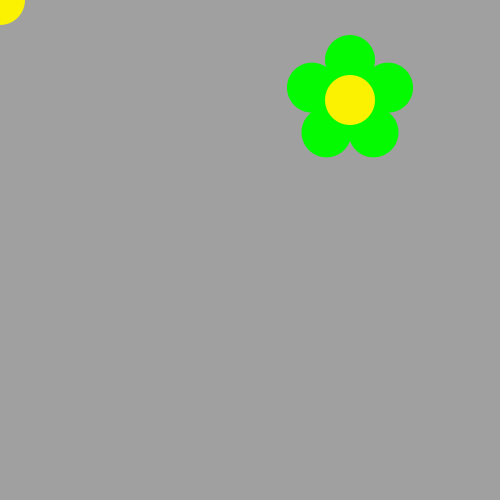
Frame 1 (no input)
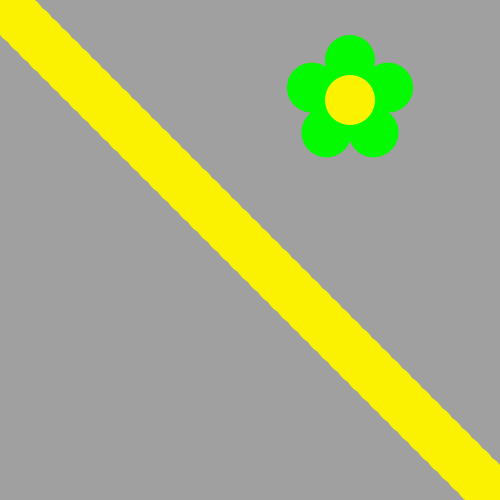
Frame 60 (the mouse pressed at the canvas centre just before this capture)
Frame 120 (the mouse held since frame 60 and released just before this capture): identical to frame 60, image omitted

The Processing sketch that drew these frames (run headless with seeded random() and noise(); from frame 60 on, the mouse is pressed at the canvas centre):

// Processing sketch: BEEMEMES
// ── BEEMEMES.pde
int move = 0;
void draw() {
  ellipse(move,move,50,50);
  move = move + 10;
/*Use A loop to make a body for the Bee!
Then put his head on using drawBeeFace(x,y)
Use Modulo to make the colors alternate
*/
}
void drawFlower(int x, int y) {
noStroke();
translate(x, y);
// draw 5 petals, rotating after each one
fill(#03FA00); // green
for (int i = 0; i < 5; i++) {
ellipse(0, -40, 50, 50);
rotate(radians(72));
}
fill(#FAF200); // light yellow
ellipse(0, 0, 50, 50);
}
void drawBeeFace(int BeeFaceX, int BeeFaceY) {
noStroke();
fill(0, 0, 0);
stroke(1);
strokeWeight(5);
line(BeeFaceX-10, BeeFaceY-27, BeeFaceX-17, BeeFaceY-50);
line(BeeFaceX+10, BeeFaceY-27, BeeFaceX+17, BeeFaceY-50);
ellipse(BeeFaceX-17, BeeFaceY-50, 10, 10);
ellipse(BeeFaceX+17, BeeFaceY-50, 10, 10);
noStroke();
fill(255, 251, 28);
ellipse(BeeFaceX, BeeFaceY, 60, 60); // face
fill(255, 237, 209);
fill(0, 0, 0);
ellipse(BeeFaceX-10, BeeFaceY-15, 10, 10); // eyes
ellipse(BeeFaceX+10, BeeFaceY-15, 10, 10);
ellipse(BeeFaceX, BeeFaceY-5, 10, 10); // nose
ellipse(BeeFaceX, BeeFaceY+10, 20, 10);// mouth
fill(255, 251, 28);
ellipse(BeeFaceX, BeeFaceY+5, 20, 6);
}
void setup() {
ellipseMode(CENTER);
size(500, 500);
background(160, 160, 160);
drawFlower(350, 100);
}
